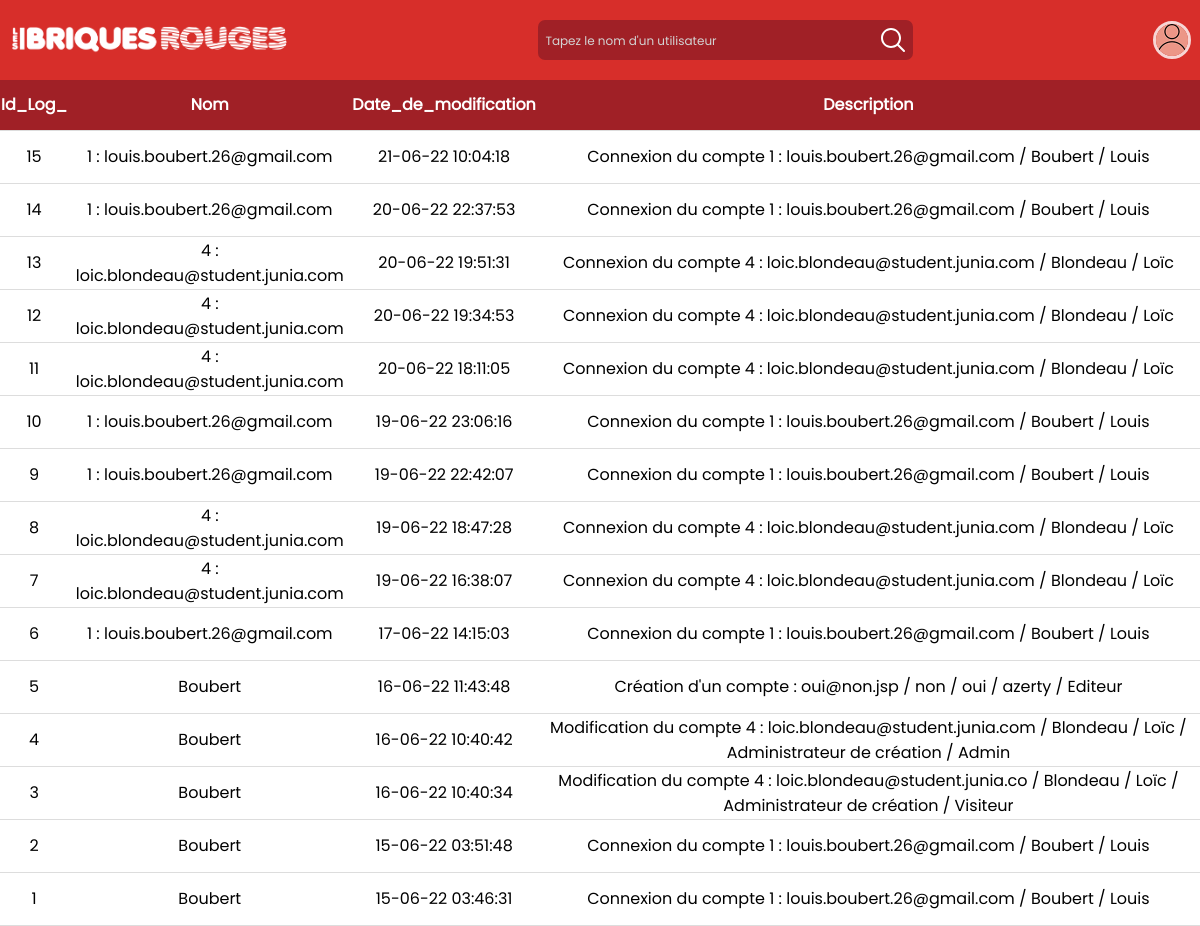
/changelog.php (signed in), run on an earlier commit of the app's database.
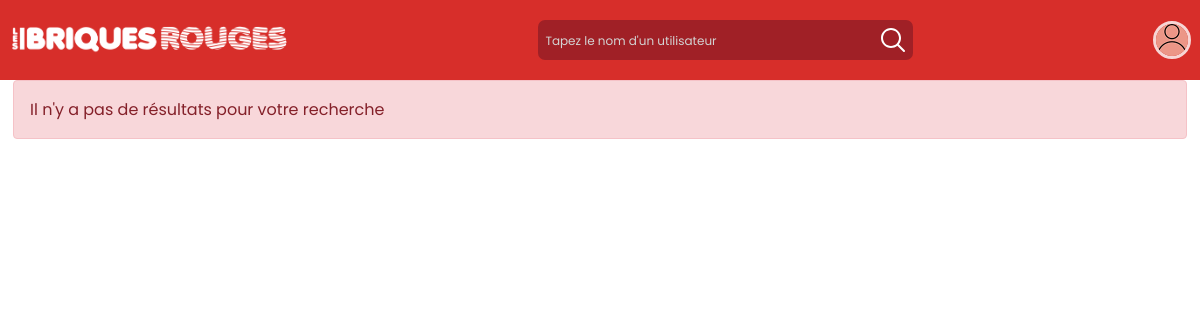
And on a later commit of the database.
### tables this page shows
CREATE TABLE IF NOT EXISTS `log_` (
  `Id_Log_` int NOT NULL AUTO_INCREMENT,
  `Nom` varchar(50) DEFAULT NULL,
  `Date_de_modification` varchar(50) DEFAULT NULL,
  `Description` varchar(256) DEFAULT NULL,
  PRIMARY KEY (`Id_Log_`)
);

### changelog_variables.php (called while the page is built)
<?php
include("connect.php");
$postData = $_POST;
if (
		!isset($_POST['recherche']) || empty($_POST['recherche'])
		)
{
	$recherche = "";
}
else {
	$recherche = strip_tags($postData['recherche']);
}
$sqlQuery = 'SELECT * FROM log_ WHERE Id_log_ LIKE "%' . $recherche . '%" OR Nom LIKE "%' . $recherche . '%" OR Date_de_modification LIKE "%' . $recherche . '%" OR Description LIKE "%' . $recherche . '%" ORDER BY Id_log_ DESC;';
$changelogStatement = $PDO->prepare($sqlQuery);
$changelogStatement->execute();
$changelogs = $changelogStatement->fetchAll();
?>

### changelog.php (the view, shortened to what this page needs)
<!DOCTYPE html>
<html lang="fr">
	<head>
		<link rel="stylesheet" type="text/css" href="style/style.css" />
	</head>
	<body class="d-flex flex-column min-vh-100">
    <header>
      <?php include_once('changelog_header.php'); ?>
    </header>
		<?php if (empty($changelogs)) : ?>
			<div class="container alert alert-danger" role="alert"> <?php echo 'Il n\'y a pas de résultats pour votre recherche' ?></div><br></br>
		<?php else : ?>
		<div id="table_compte">
			<table>
        <thead>
          <tr>
						<th>Id_Log_</th>
						<th>Nom</th>
						<th>Date_de_modification</th>
						<th>Description</th>
          </tr>
        </thead>
        <tbody>
          <?php foreach($changelogs as $changelog) : ?>
                <tr class="tab_body">
									<td><?php echo $changelog['Id_Log_']?></td>
									<td><?php echo $changelog['Nom']?></td>
									<td><?php echo $changelog['Date_de_modification'];?></td>
									<td><?php echo $changelog['Description'];?></td>
                </tr>
          <?php endforeach ?>
        </tbody>
      </table>
    </div>
	<?php endif ?>
  </body>
</html>

### changelog_header.php (shortened to what this page needs)
<?php
    include_once('changelog_variables.php');
?>
<a href="accueil.php"><img src="images/logoLONGUEURBlanc.png" alt="logo_longueur_blanc" id="logo_longueur_blanc" /></a>
<div id="scearch_bar">
  <form method="post">
    <input type="text" id="text_scearch_bar" placeholder="Tapez le nom d'un utilisateur" name="recherche"/>
  </form>
	<label for="text_scearch_bar">
	</label>
</div>
<div id="container_header_right">
	<img src="export.php?Id_fichier=71"	 alt="pdp_utilisateur" id="pdp_user" />
</div>

### style/style.css (style rules this page uses)
body * { font-family: "Poppins", arial; }
body { margin: 0; font-family: arial; }
header { top: 0; width: 100%; height: 80px; display: flex; align-items: center; z-index: 9; justify-content: space-between; background-color: #D72E2A; position:-webkit-sticky; position: sticky; }
header > a { display: flex; align-items: center; }
#logo_longueur_blanc { height: 70px; }
#scearch_bar { display: flex; align-items: center; background-color: #A02026; border-radius: 7px; padding: 5px; }
#scearch_bar input { background: transparent; outline: 0; border: 0; margin-right: 3px; font-size: 17px; color: white; }
#scearch_bar input::placeholder { color: lightgray; font-size: 12px; position: relative; bottom: 1px; }
#scearch_bar label { display: flex; align-items: center; cursor: pointer; }
#pdp_user { margin-right: 9px; cursor: pointer; height: 32px; width: 32px; border: 3px solid rgba(255,255,255,.8); border-radius: 50%; }
#container_header_right { display: flex; align-items: center; justify-content: space-between; }
#pdp_profil, #pdp_user { object-fit: cover; }
.container { width: 100%; margin-right: auto; margin-left: auto; padding-right: var(--bs-gutter-x,.75rem); padding-left: var(--bs-gutter-x,.75rem); }
@media (min-width:576px) { .container, .container-sm { max-width: 540px; } }
@media (min-width:768px) { .container, .container-md, .container-sm { max-width: 720px; } }
@media (min-width:992px) { .container, .container-lg, .container-md, .container-sm { max-width: 960px; } }
@media (min-width:1200px) { .container, .container-lg, .container-md, .container-sm, .container-xl { max-width: 1140px; } }
.alert { position: relative; margin-bottom: 1rem; padding: 1rem 1rem; border: 1px solid transparent; border-radius: .25rem; }
.alert-danger { border-color: #f5c2c7; color: #842029; background-color: #f8d7da; }
#table_compte { display: flex; justify-content: center; align-items: center; }
table { width: 100%; border-collapse: collapse; text-align: center; }
thead { top: 80px; height: 50px; position:-webkit-sticky; position: sticky; background-color: #A02026; }
th { color : #FFFFFF; }
td { height : 50px; }
td, th { border-bottom: 1px solid #ddd; }

What changed in the data, as far as the page shows it:
removed log_: Id_Log_ "15", Nom "1 : louis.boubert.26@gmail.com", Date_de_modification "21-06-22 10:04:18", Description "Connexion du compte 1 : louis.boubert.26@gmail.com / Boubert / Louis"
removed log_: Id_Log_ "14", Nom "1 : louis.boubert.26@gmail.com", Date_de_modification "20-06-22 22:37:53", Description "Connexion du compte 1 : louis.boubert.26@gmail.com / Boubert / Louis"
removed log_: Id_Log_ "13", Nom "4 : loic.blondeau@student.junia.com", Date_de_modification "20-06-22 19:51:31", Description "Connexion du compte 4 : loic.blondeau@student.junia.com / Blondeau / Loïc"
removed log_: Id_Log_ "12", Nom "4 : loic.blondeau@student.junia.com", Date_de_modification "20-06-22 19:34:53", Description "Connexion du compte 4 : loic.blondeau@student.junia.com / Blondeau / Loïc"
removed log_: Id_Log_ "11", Nom "4 : loic.blondeau@student.junia.com", Date_de_modification "20-06-22 18:11:05", Description "Connexion du compte 4 : loic.blondeau@student.junia.com / Blondeau / Loïc"
removed log_: Id_Log_ "10", Nom "1 : louis.boubert.26@gmail.com", Date_de_modification "19-06-22 23:06:16", Description "Connexion du compte 1 : louis.boubert.26@gmail.com / Boubert / Louis"
removed log_: Id_Log_ "9", Nom "1 : louis.boubert.26@gmail.com", Date_de_modification "19-06-22 22:42:07", Description "Connexion du compte 1 : louis.boubert.26@gmail.com / Boubert / Louis"
removed log_: Id_Log_ "8", Nom "4 : loic.blondeau@student.junia.com", Date_de_modification "19-06-22 18:47:28", Description "Connexion du compte 4 : loic.blondeau@student.junia.com / Blondeau / Loïc"
removed log_: Id_Log_ "7", Nom "4 : loic.blondeau@student.junia.com", Date_de_modification "19-06-22 16:38:07", Description "Connexion du compte 4 : loic.blondeau@student.junia.com / Blondeau / Loïc"
removed log_: Id_Log_ "6", Nom "1 : louis.boubert.26@gmail.com", Date_de_modification "17-06-22 14:15:03", Description "Connexion du compte 1 : louis.boubert.26@gmail.com / Boubert / Louis"
removed log_: Id_Log_ "5", Nom "Boubert", Date_de_modification "16-06-22 11:43:48", Description "Création d'un compte : oui@non.jsp / non / oui / azerty / Editeur"
removed log_: Id_Log_ "4", Nom "Boubert", Date_de_modification "16-06-22 10:40:42", Description "Modification du compte 4 : loic.blondeau@student.junia.com / Blondeau / Loïc / Administrateur de création / Admin"
removed log_: Id_Log_ "3", Nom "Boubert", Date_de_modification "16-06-22 10:40:34", Description "Modification du compte 4 : loic.blondeau@student.junia.co / Blondeau / Loïc / Administrateur de création / Visiteur"
removed log_: Id_Log_ "2", Nom "Boubert", Date_de_modification "15-06-22 03:51:48", Description "Connexion du compte 1 : louis.boubert.26@gmail.com / Boubert / Louis"
removed log_: Id_Log_ "1", Nom "Boubert", Date_de_modification "15-06-22 03:46:31", Description "Connexion du compte 1 : louis.boubert.26@gmail.com / Boubert / Louis"
Also different on the page:
text no longer shown: "Id_Log_ Nom Date_de_modification Description"
text now shown: "Il n ' y a pas de résultats pour votre recherche"
